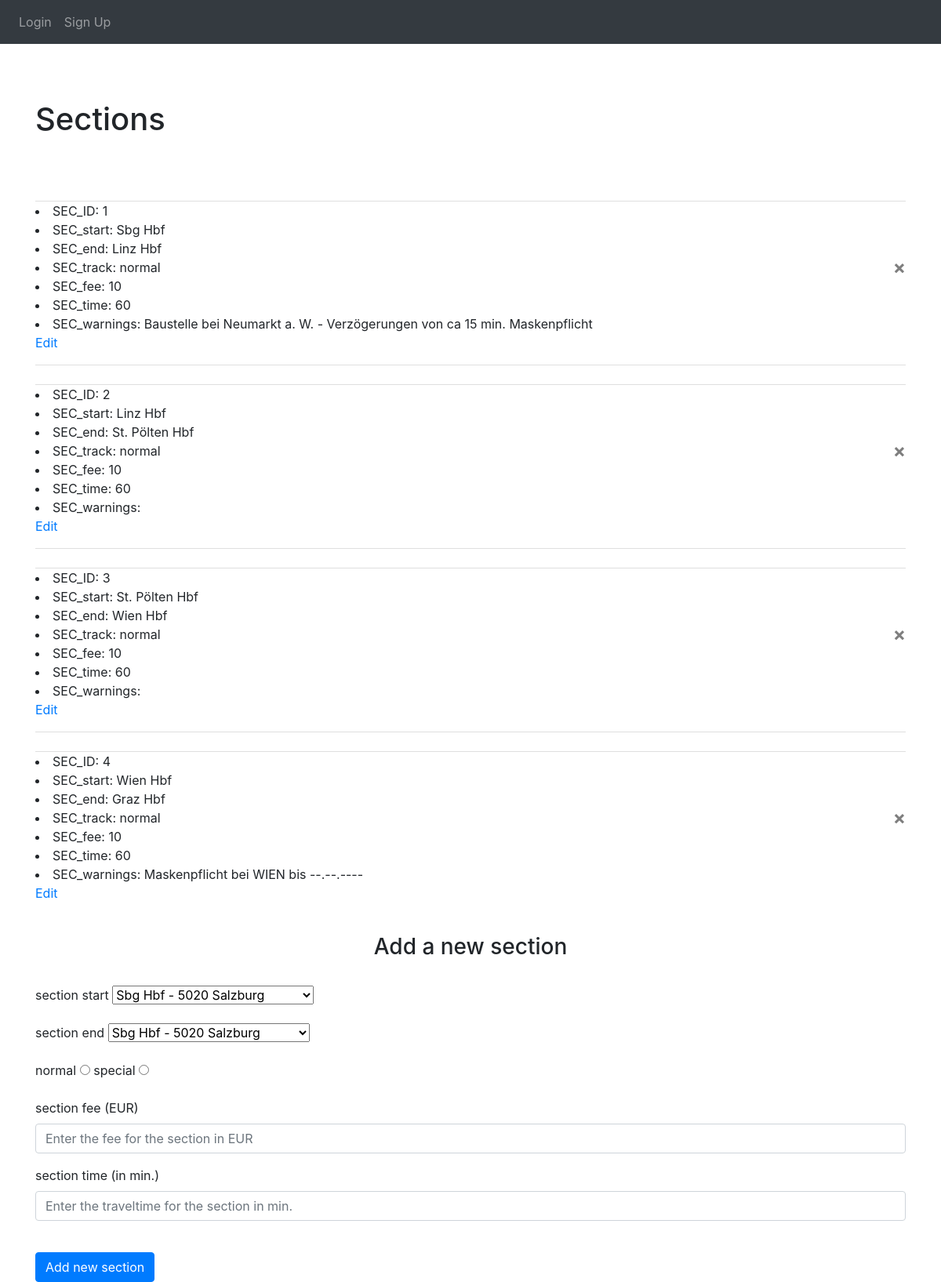
Screenshot of /all_sections with the database file from the repository.
### website/models.py (models this page shows, shortened)
class SectionModel(db.Model):
    id = db.Column(db.Integer, primary_key=True)
    start = db.relationship('TrainstationModel', foreign_keys='SectionModel.start_id')
    start_id = db.Column(db.Integer, db.ForeignKey('trainstation_model.id'))
    end = db.relationship('TrainstationModel', foreign_keys='SectionModel.end_id')
    end_id = db.Column(db.Integer, db.ForeignKey('trainstation_model.id'))
    track = db.Column(db.String(100), nullable=False)
    fee = db.Column(db.Integer, nullable=False)
    time = db.Column(db.Integer, nullable=False)
    section_warnings = db.relationship('WarningModel',
                                       lazy='joined',
                                       backref=db.backref('section', lazy='joined'))

class TrainstationModel(db.Model):
    id = db.Column(db.Integer, primary_key=True)
    name = db.Column(db.String(100), nullable=False)
    address = db.Column(db.String(100), nullable=False)

class WarningModel(db.Model):
    id = db.Column(db.Integer, primary_key=True)
    warnings = db.Column(db.String(1000), nullable=False)
    section_id = db.Column(db.Integer, db.ForeignKey('section_model.id'))

### website/views.py (the view, shortened to what this page needs)
@views.route('/all_sections', methods=['GET', 'POST'])
def get_all_sections():
    all_sections = SectionModel.query.all()
    all_trainstations = TrainstationModel.query.all()
    all_warnings = WarningModel.query.all()
    return render_template("sections.html", user=current_user, all_sections=all_sections,
                           all_trainstations=all_trainstations, all_warnings=all_warnings)

### website/templates/sections.html (shortened to what this page needs)
{% extends "base.html" %}
{% block content %}
<dif class="container">
    <h1 class="py-5">Sections</h1>
    <u1 class="list-group list-group-flush" id="section-list">
        {% for sec in all_sections %}
            <li id="{{ sec.id }}" class="entry list-group-item">
                <li>
                    <span class="field-name":>SEC_ID:</span>
                    <span class="field-value">{{ sec.id }}</span>
                </li>
                <li>
                    <span class="field-name":>SEC_start:</span>
                    <span class="field-value">{{ sec.start.name }}</span>
                </li>
                <li>
                    <span class="field-name":>SEC_end:</span>
                    <span class="field-value">{{ sec.end.name }}</span>
                </li>
                <li>
                    <button type="button" class="close" onClick="deleteSection({{ sec.id }})">
                        <span aria-hidden="true">&times;</span>
                    </button>
                    <span class="field-name":>SEC_track:</span>
                    <span class="field-value">{{ sec.track }}</span>
                </li>
                <li>
                    <span class="field-name":>SEC_fee:</span>
                    <span class="field-value">{{ sec.fee }}</span>
                </li>
                <li>
                    <span class="field-name":>SEC_time:</span>
                    <span class="field-value">{{ sec.time }}</span>
                </li>
                <li>
                    <span class="field-name":>SEC_warnings:</span>
                    {% for s in sec.section_warnings %}
                    <span class="field-value">{{ s.warnings }}</span>
                    {% endfor %}
                    <p><a href="/edit_sections/{{ sec.id }}">Edit</a></p>
                </li>
            </li>
        {% endfor %}
    </u1>
</dif>
<br />
<form method="POST">
  <h3 align="center">Add a new section</h3>
  <br />
  <div class="form-group">
    <label for="sec_start">section start</label>
      <select id="sec_start" name="sec_start" class="form-select">
          {% for ts in all_trainstations %}
          <option value="{{ ts.id }}">{{ ts.name }} - {{ ts.address }}</option>
          {% endfor %}
      </select>
  </div>
  <div class="form-group">
    <label for="sec_end">section end</label>
      <select id="sec_end" name="sec_end" class="form-select">
          {% for ts in all_trainstations %}
          <option value="{{ ts.id }}">{{ ts.name }} - {{ ts.address }}</option>
          {% endfor %}
      </select>
  </div>
  <div class="form-group">
    <label for="sec_track_normal">normal</label>
    <input
      type="radio"
      id="sec_track_normal"
      name="sec_track"
      value="normal"
    />
      <label for="sec_track_special">special</label>
    <input
      type="radio"
      id="sec_track_special"
      name="sec_track"
      value="special"
    />
  </div>
  <div class="form-group">
    <label for="sec_fee">section fee (EUR)</label>
    <input
      type="text"
      class="form-control"
      id="sec_fee"
      name="sec_fee"
      placeholder="Enter the fee for the section in EUR"
    />
  </div>
  <div class="form-group">
    <label for="sec_time">section time (in min.)</label>
    <input
      type="text"
      class="form-control"
      id="sec_time"
      name="sec_time"
      placeholder="Enter the traveltime for the section in min."
    />
  </div>
  <br />
  <button type="add" class="btn btn-primary">Add new section</button>
</form>
{% endblock %}

### rows the page displays
SectionModel: id "1", start.name "Sbg Hbf", end.name "Linz Hbf", track "normal", fee "10", time "60"
WarningModel: warnings "Baustelle bei Neumarkt a. W. - Verzögerungen von ca 15 min."
WarningModel: warnings "Maskenpflicht"
SectionModel: id "2", start.name "Linz Hbf", end.name "St. Pölten Hbf", track "normal", fee "10", time "60"
SectionModel: id "3", start.name "St. Pölten Hbf", end.name "Wien Hbf", track "normal", fee "10", time "60"
SectionModel: id "4", start.name "Wien Hbf", end.name "Graz Hbf", track "normal", fee "10", time "60"
WarningModel: warnings "Maskenpflicht bei WIEN bis --.--.----"

### other values shown
form field sec_start "Sbg Hbf - 5020 Salzburg"
form field sec_end "Sbg Hbf - 5020 Salzburg"
